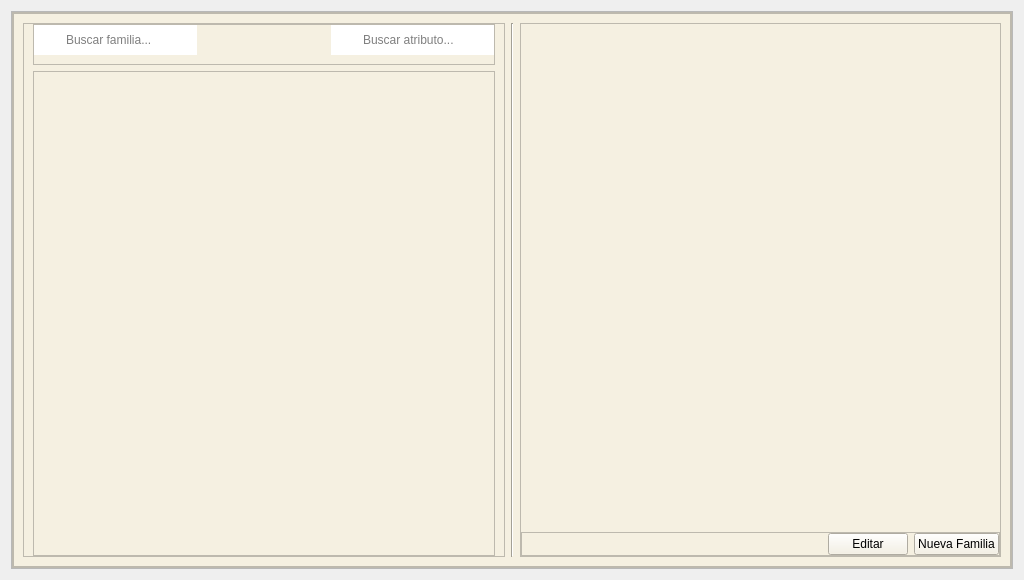
<?xml version="1.0" encoding="UTF-8"?>
<ui version="4.0">
 <class>Form</class>
 <widget class="QWidget" name="Form">
  <property name="geometry">
   <rect>
    <x>0</x>
    <y>0</y>
    <width>1024</width>
    <height>580</height>
   </rect>
  </property>
  <property name="windowTitle">
   <string>Form</string>
  </property>
  <layout class="QVBoxLayout" name="verticalLayout">
   <item>
    <widget class="QFrame" name="central_widget_frame">
     <property name="frameShape">
      <enum>QFrame::Shape::StyledPanel</enum>
     </property>
     <property name="frameShadow">
      <enum>QFrame::Shadow::Raised</enum>
     </property>
     <layout class="QVBoxLayout" name="verticalLayout_2">
      <property name="spacing">
       <number>0</number>
      </property>
      <property name="leftMargin">
       <number>0</number>
      </property>
      <property name="topMargin">
       <number>0</number>
      </property>
      <property name="rightMargin">
       <number>0</number>
      </property>
      <property name="bottomMargin">
       <number>0</number>
      </property>
      <item>
       <widget class="QFrame" name="background_frame">
        <property name="styleSheet">
         <string notr="true">background-color: rgb(245,240,225);</string>
        </property>
        <property name="frameShape">
         <enum>QFrame::Shape::StyledPanel</enum>
        </property>
        <property name="frameShadow">
         <enum>QFrame::Shadow::Raised</enum>
        </property>
        <layout class="QVBoxLayout" name="verticalLayout_3">
         <property name="leftMargin">
          <number>0</number>
         </property>
         <property name="topMargin">
          <number>0</number>
         </property>
         <property name="rightMargin">
          <number>0</number>
         </property>
         <property name="bottomMargin">
          <number>0</number>
         </property>
         <item>
          <widget class="QFrame" name="content_frame">
           <property name="frameShape">
            <enum>QFrame::Shape::StyledPanel</enum>
           </property>
           <property name="frameShadow">
            <enum>QFrame::Shadow::Raised</enum>
           </property>
           <layout class="QHBoxLayout" name="horizontalLayout">
            <item>
             <widget class="QFrame" name="left_frame">
              <property name="minimumSize">
               <size>
                <width>300</width>
                <height>0</height>
               </size>
              </property>
              <property name="maximumSize">
               <size>
                <width>500</width>
                <height>16777215</height>
               </size>
              </property>
              <property name="layoutDirection">
               <enum>Qt::LayoutDirection::LeftToRight</enum>
              </property>
              <property name="frameShape">
               <enum>QFrame::Shape::StyledPanel</enum>
              </property>
              <property name="frameShadow">
               <enum>QFrame::Shadow::Raised</enum>
              </property>
              <layout class="QVBoxLayout" name="verticalLayout_4">
               <property name="leftMargin">
                <number>9</number>
               </property>
               <property name="topMargin">
                <number>0</number>
               </property>
               <property name="bottomMargin">
                <number>0</number>
               </property>
               <item>
                <widget class="QFrame" name="search_bars_frame">
                 <property name="minimumSize">
                  <size>
                   <width>0</width>
                   <height>40</height>
                  </size>
                 </property>
                 <property name="frameShape">
                  <enum>QFrame::Shape::StyledPanel</enum>
                 </property>
                 <property name="frameShadow">
                  <enum>QFrame::Shadow::Raised</enum>
                 </property>
                 <layout class="QHBoxLayout" name="horizontalLayout_2">
                  <property name="spacing">
                   <number>0</number>
                  </property>
                  <property name="leftMargin">
                   <number>0</number>
                  </property>
                  <property name="topMargin">
                   <number>0</number>
                  </property>
                  <property name="rightMargin">
                   <number>0</number>
                  </property>
                  <item>
                   <widget class="QLabel" name="label">
                    <property name="minimumSize">
                     <size>
                      <width>30</width>
                      <height>30</height>
                     </size>
                    </property>
                    <property name="maximumSize">
                     <size>
                      <width>30</width>
                      <height>16777215</height>
                     </size>
                    </property>
                    <property name="styleSheet">
                     <string notr="true">background-color: white;
border-radius: 0px;</string>
                    </property>
                    <property name="text">
                     <string/>
                    </property>
                    <property name="pixmap">
                     <pixmap>../../../referencias/pys6-recipes-organizer-master/assets/icons/search.png</pixmap>
                    </property>
                   </widget>
                  </item>
                  <item>
                   <widget class="QLineEdit" name="search_family_lineEdit">
                    <property name="minimumSize">
                     <size>
                      <width>0</width>
                      <height>30</height>
                     </size>
                    </property>
                    <property name="maximumSize">
                     <size>
                      <width>500</width>
                      <height>16777215</height>
                     </size>
                    </property>
                    <property name="styleSheet">
                     <string notr="true">background-color: white;
border-radius: 0px;</string>
                    </property>
                    <property name="placeholderText">
                     <string>Buscar familia...</string>
                    </property>
                   </widget>
                  </item>
                  <item>
                   <spacer name="horizontalSpacer">
                    <property name="orientation">
                     <enum>Qt::Orientation::Horizontal</enum>
                    </property>
                    <property name="sizeHint" stdset="0">
                     <size>
                      <width>40</width>
                      <height>20</height>
                     </size>
                    </property>
                   </spacer>
                  </item>
                  <item>
                   <widget class="QLabel" name="label_2">
                    <property name="minimumSize">
                     <size>
                      <width>30</width>
                      <height>30</height>
                     </size>
                    </property>
                    <property name="maximumSize">
                     <size>
                      <width>30</width>
                      <height>16777215</height>
                     </size>
                    </property>
                    <property name="styleSheet">
                     <string notr="true">background-color: white;
border-radius: 0px;</string>
                    </property>
                    <property name="text">
                     <string/>
                    </property>
                    <property name="pixmap">
                     <pixmap>../../../referencias/pys6-recipes-organizer-master/assets/icons/search.png</pixmap>
                    </property>
                   </widget>
                  </item>
                  <item>
                   <widget class="QLineEdit" name="search_atribute_lineEdit">
                    <property name="minimumSize">
                     <size>
                      <width>0</width>
                      <height>30</height>
                     </size>
                    </property>
                    <property name="maximumSize">
                     <size>
                      <width>500</width>
                      <height>16777215</height>
                     </size>
                    </property>
                    <property name="styleSheet">
                     <string notr="true">background-color: white;
border-radius: 0px;</string>
                    </property>
                    <property name="placeholderText">
                     <string>Buscar atributo...</string>
                    </property>
                   </widget>
                  </item>
                 </layout>
                </widget>
               </item>
               <item>
                <widget class="QTreeView" name="treeView"/>
               </item>
              </layout>
             </widget>
            </item>
            <item>
             <widget class="Line" name="line">
              <property name="cursor">
               <cursorShape>ArrowCursor</cursorShape>
              </property>
              <property name="styleSheet">
               <string notr="true">color: rgb(255, 85, 0);</string>
              </property>
              <property name="orientation">
               <enum>Qt::Orientation::Vertical</enum>
              </property>
             </widget>
            </item>
            <item>
             <widget class="QFrame" name="right_frame">
              <property name="frameShape">
               <enum>QFrame::Shape::StyledPanel</enum>
              </property>
              <property name="frameShadow">
               <enum>QFrame::Shadow::Raised</enum>
              </property>
              <layout class="QVBoxLayout" name="verticalLayout_5">
               <property name="sizeConstraint">
                <enum>QLayout::SizeConstraint::SetDefaultConstraint</enum>
               </property>
               <property name="leftMargin">
                <number>0</number>
               </property>
               <property name="topMargin">
                <number>0</number>
               </property>
               <property name="rightMargin">
                <number>0</number>
               </property>
               <property name="bottomMargin">
                <number>0</number>
               </property>
               <item>
                <spacer name="verticalSpacer">
                 <property name="orientation">
                  <enum>Qt::Orientation::Vertical</enum>
                 </property>
                 <property name="sizeHint" stdset="0">
                  <size>
                   <width>20</width>
                   <height>40</height>
                  </size>
                 </property>
                </spacer>
               </item>
               <item>
                <widget class="QFrame" name="buttons_frame">
                 <property name="maximumSize">
                  <size>
                   <width>16777215</width>
                   <height>50</height>
                  </size>
                 </property>
                 <property name="frameShape">
                  <enum>QFrame::Shape::StyledPanel</enum>
                 </property>
                 <property name="frameShadow">
                  <enum>QFrame::Shadow::Raised</enum>
                 </property>
                 <layout class="QHBoxLayout" name="horizontalLayout_3">
                  <property name="leftMargin">
                   <number>0</number>
                  </property>
                  <property name="topMargin">
                   <number>0</number>
                  </property>
                  <property name="rightMargin">
                   <number>0</number>
                  </property>
                  <property name="bottomMargin">
                   <number>0</number>
                  </property>
                  <item>
                   <spacer name="horizontalSpacer_2">
                    <property name="orientation">
                     <enum>Qt::Orientation::Horizontal</enum>
                    </property>
                    <property name="sizeHint" stdset="0">
                     <size>
                      <width>40</width>
                      <height>20</height>
                     </size>
                    </property>
                   </spacer>
                  </item>
                  <item>
                   <widget class="QPushButton" name="edit_family_button">
                    <property name="cursor">
                     <cursorShape>PointingHandCursor</cursorShape>
                    </property>
                    <property name="styleSheet">
                     <string notr="true">QPushButton {
	background-color : #ff6e40;
	color: white;
}
QPushButton::hover {background-color : #ffc13b};</string>
                    </property>
                    <property name="text">
                     <string>Editar</string>
                    </property>
                    <property name="icon">
                     <iconset>
                      <normaloff>../assets/icons/edit.png</normaloff>../assets/icons/edit.png</iconset>
                    </property>
                   </widget>
                  </item>
                  <item>
                   <widget class="QPushButton" name="create_family_button">
                    <property name="cursor">
                     <cursorShape>PointingHandCursor</cursorShape>
                    </property>
                    <property name="styleSheet">
                     <string notr="true">QPushButton {
	background-color : #ff6e40;
	color: white;
}
QPushButton::hover {background-color : #ffc13b};</string>
                    </property>
                    <property name="text">
                     <string>Nueva Familia</string>
                    </property>
                    <property name="icon">
                     <iconset>
                      <normaloff>../assets/icons/plus.png</normaloff>../assets/icons/plus.png</iconset>
                    </property>
                   </widget>
                  </item>
                 </layout>
                </widget>
               </item>
              </layout>
             </widget>
            </item>
           </layout>
          </widget>
         </item>
        </layout>
       </widget>
      </item>
     </layout>
    </widget>
   </item>
  </layout>
 </widget>
 <resources/>
 <connections/>
</ui>
